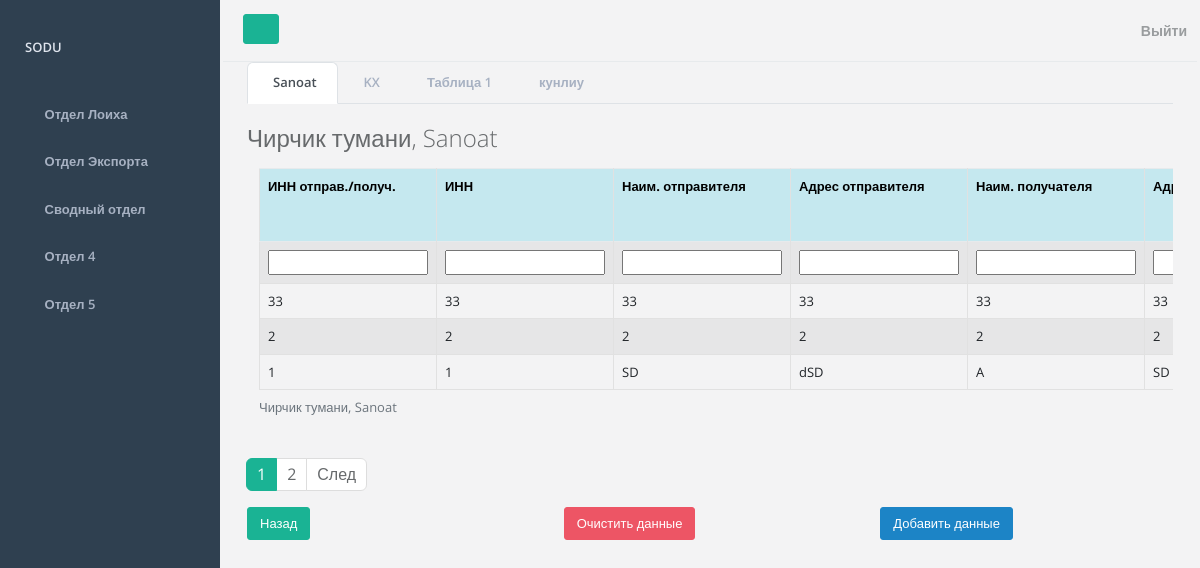
/form/sanoat (signed in), run on an earlier commit of the app's database.
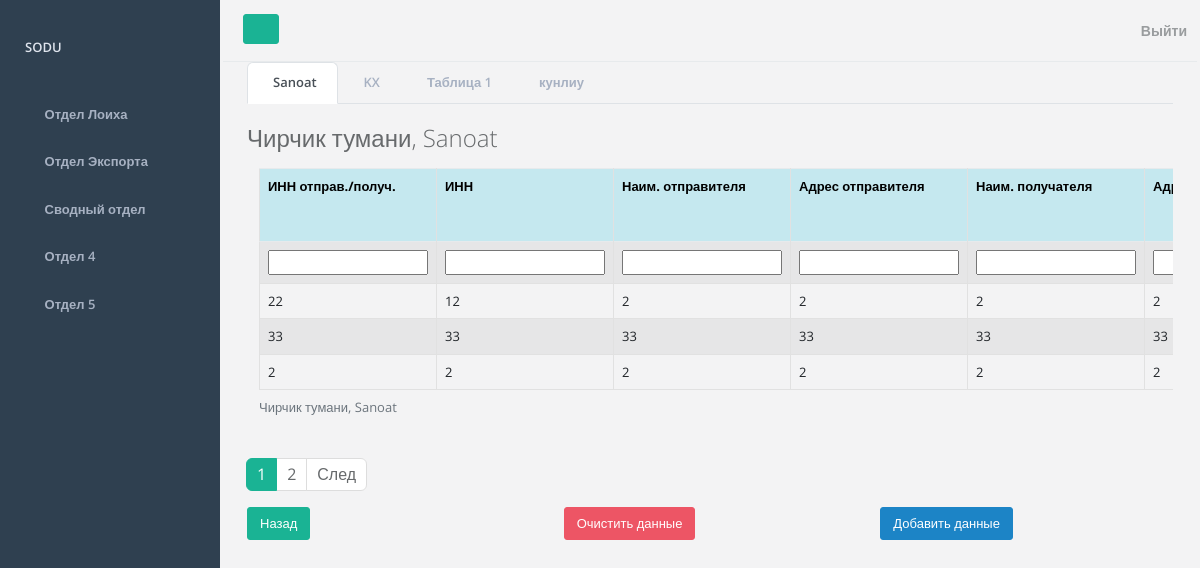
And on a later commit of the database.
### mainapp/models.py (models this page shows, shortened)
class Sanoat(models.Model):
    district = models.ForeignKey(District, on_delete=models.PROTECT, verbose_name="Район")
    inn_of_sender_or_recipient = models.IntegerField(verbose_name="ИНН отправ./получ.")
    inn = models.IntegerField(verbose_name="ИНН")
    name_of_sender = models.CharField(max_length=255, verbose_name="Наим. отправителя")
    address_of_sender = models.CharField(max_length=255, verbose_name="Адрес отправителя")
    name_of_recipient = models.CharField(max_length=255, verbose_name="Наим. получателя")
    address_of_recipient = models.CharField(max_length=255, verbose_name="Адрес получателя")
    financial_responsible_inn = models.IntegerField(verbose_name="Инн лица отв. за финансовое урегулирование")
    face_responsible_for_finance = models.CharField(max_length=255, verbose_name="лица отв. за финансовое урегулирование")
    address_of_face_responsible_for_finance = models.CharField(max_length=255, verbose_name="Адрес лица отв. за финансовое урегулирование")
    currency_of_contract = models.CharField(max_length=255, verbose_name="Валюта контракта")
    invoice_value = models.FloatField(max_length=255, verbose_name="Фактурная стоимость")
    code_of_goods = models.IntegerField(verbose_name="Код товара")
    name_of_goods = models.CharField(max_length=255, verbose_name="Наим. товара")
    weight_netto = models.FloatField(max_length=255, verbose_name="Вес. нетто")
    stat_price = models.FloatField(max_length=255, verbose_name="Стат. стоимость")
    number_and_date_of_contract = models.CharField(max_length=255, verbose_name="Номер и дата контракта")
    idn = models.IntegerField(verbose_name="ИДН")
    destination_country = models.CharField(max_length=255, verbose_name="Страна отправления/назначения")
    date_of_issue = models.CharField(max_length=255, verbose_name="Дата выпуска")
    time_create = models.DateTimeField(auto_now_add=True, verbose_name="Дата создания записи")
    time_update = models.DateTimeField(auto_now=True, verbose_name="Дата обновления записи")
    is_published = models.BooleanField(default=True, verbose_name="Опубликовано")
    class Meta:
        verbose_name = 'Таблица Саноат'
        verbose_name_plural = 'Таблицы Саноат'
        ordering = ['-time_create']

### mainapp/views.py (the view)
# urls.py: path('form/sanoat', views.add_data_table_sanoat, name='form_sanoat'),
def add_data_table_sanoat(request):
    return add_data_table_second_department(request, 'sanoat', TableFormSanoat, 'table_sanoat', 'Sanoat')

### mainapp/forms.py
class TableFormSanoat(ModelForm):
    class Meta:
        model = Sanoat
        fields = [
            'inn_of_sender_or_recipient',
            'inn',
            'name_of_sender',
            'address_of_sender',
            'name_of_recipient',
            'address_of_recipient',
            'financial_responsible_inn',
            'face_responsible_for_finance',
            'address_of_face_responsible_for_finance',
            'currency_of_contract',
            'invoice_value',
            'code_of_goods',
            'name_of_goods',
            'weight_netto',
            'stat_price',
            'number_and_date_of_contract',
            'idn',
            'destination_country',
            'date_of_issue'
        ]

### mainapp/models.py (called while the page is built)
    def __str__(self):
        return self.district

### mainapp/utils.py (called while the page is built)
def show_data_table(request, model):
    model = model.objects.filter(district=request.user.district)
    return model

def make_context_by_form(data, form, menu, page_obj):
    context = {
        'title': data,
        'form': form,
        'projects_department': menu,
        'page_obj': page_obj
    }
    return context

### mainapp/templates/mainapp/forms/second_departament/form_sanoat.html (shortened to what this page needs)
{% extends 'mainapp/data_table/second_departament/sanoat.html' %}
{% block form %}
<div class="container">
    <form action="{% url 'form_sanoat'%}" method="post">
        <tr>
            {% include 'mainapp/forms/components/_form-fields.html' %}
        </tr>
        {% endblock %}
        {% block add_data %}
        {% include 'mainapp/forms/components/_add-info-button.html' %}
        {%endblock%}
{% block export_table %}
{% include 'mainapp/forms/components/_back-button.html' %}
{% endblock %}
{% block view_data%}
{% include 'mainapp/forms/components/_reset-button.html' %}
{% endblock %}

### mainapp/templates/mainapp/data_table/second_departament/sanoat.html (shortened to what this page needs)
{% extends 'mainapp/departments/projects_department.html' %}
{% block table %}
<h2 class="mb-3">
    {% if request.user.district != None %}
        {{ request.user.district }},
    {% endif %}
    {{ title }}
</h2>
<div class="container overflow-auto">
        <table class="table table-bordered table-striped">
        <caption>
            {% if request.user.district != None %}
                {{ request.user.district }},
            {% endif %}
            {{ title }}
        </caption>
        <tr>
            <th class="table-info">ИНН отправ./получ.</th>
            <th class="table-info">ИНН</th>
            <th class="table-info">Наим. отправителя</th>
            <th class="table-info">Адрес отправителя</th>
            <th class="table-info">Наим. получателя</th>
            <th class="table-info">Адрес получателя</th>
        </tr>
        <tr>
            {% block form %}
            {% endblock %}
        </tr>
            {% for data in page_obj %}
        <tr>
            <td>{{ data.inn_of_sender_or_recipient }}</td>
            <td>{{ data.inn }}</td>
            <td>{{ data.name_of_sender }}</td>
            <td>{{ data.address_of_sender }}</td>
            <td>{{ data.name_of_recipient }}</td>
            <td>{{ data.address_of_recipient }}</td>
          </tr>
            {%endfor%}
    </table>
</div>
{% include 'mainapp/pagination.html' %}
{% endblock %}

What changed in the data, as far as the page shows it:
no longer on this page (row unchanged): Sanoat: inn_of_sender_or_recipient "1", inn "1", name_of_sender "SD", address_of_sender "dSD", name_of_recipient "A", address_of_recipient "SD"
added Sanoat: inn_of_sender_or_recipient "22", inn "12", name_of_sender "2", address_of_sender "2", name_of_recipient "2", address_of_recipient "2"
